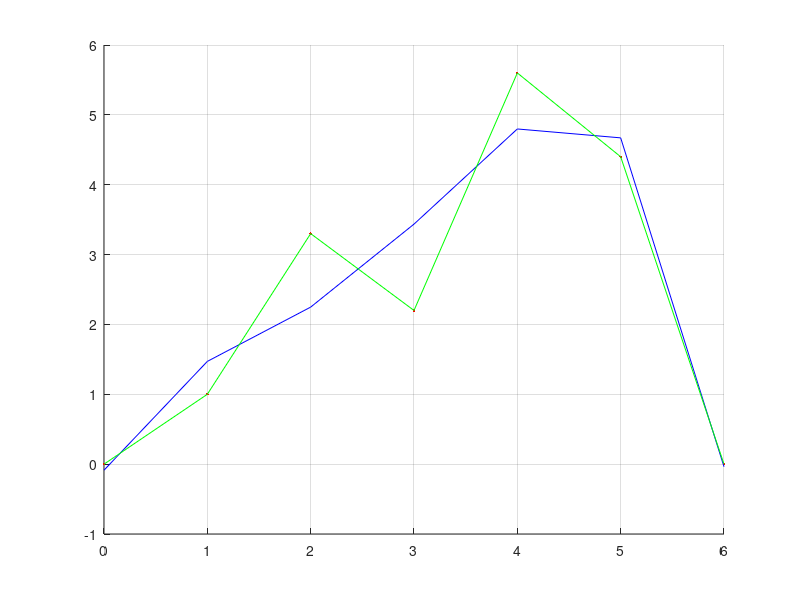

Write MATLAB code to recreate this figure.
x = [0 1 2 3 4 5 6];
y = [0 1 3.3 2.2 5.6 4.4 0];

p = polyfit(x,y,4)
p2 = polyval(p,x);

pp = polyfit(x,y,6)
pp2 = polyval(pp,x);

figure(1)
hold on
plot(x,y,'r.')
plot(x,p2,'b-')
plot(x,pp2,'g-')
axis auto
grid on
hold off